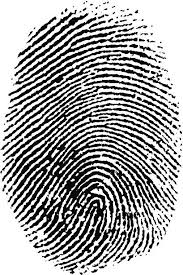
#> input picture pertemuan6/image.png, 183 x 275 px
$ python adactive_trasholding.py
#> lines starting #> are read from the running program, lines starting #| are printed output that depends on the picture
import cv2
import numpy as np
import matplotlib.pyplot as plt


img = cv2.imread('image.png', cv2.IMREAD_GRAYSCALE)
#> img is the input picture: shape (275, 183); min 0, max 255, mean 164.1


adaptive_mean = cv2.adaptiveThreshold(img, 255, cv2.ADAPTIVE_THRESH_MEAN_C,
                                      cv2.THRESH_BINARY, 11, 2)
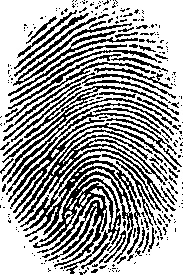
#> adaptive_mean: shape (275, 183); 63.6% white; black in thin lines or dots


adaptive_gaussian = cv2.adaptiveThreshold(img, 255, cv2.ADAPTIVE_THRESH_GAUSSIAN_C,
                                          cv2.THRESH_BINARY, 11, 2)
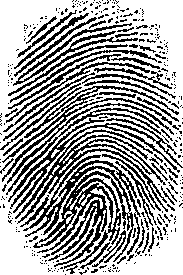
#> adaptive_gaussian: shape (275, 183); 63.5% white; black in thin lines or dots


plt.figure(figsize=(12, 6))

plt.subplot(1, 2, 1)
plt.imshow(adaptive_mean, cmap='gray')
plt.title('Adaptive Thresholding (Mean)')
plt.axis('off')

plt.subplot(1, 2, 2)
plt.imshow(adaptive_gaussian, cmap='gray')
plt.title('Adaptive Thresholding (Gaussian)')
plt.axis('off')

plt.show()
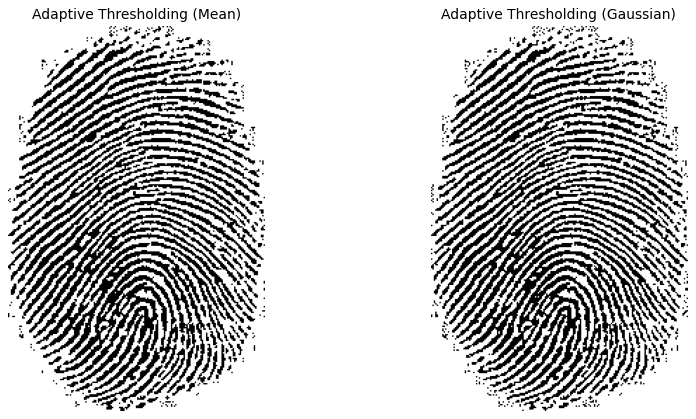
#> figure drawn by matplotlib, 2 panels
